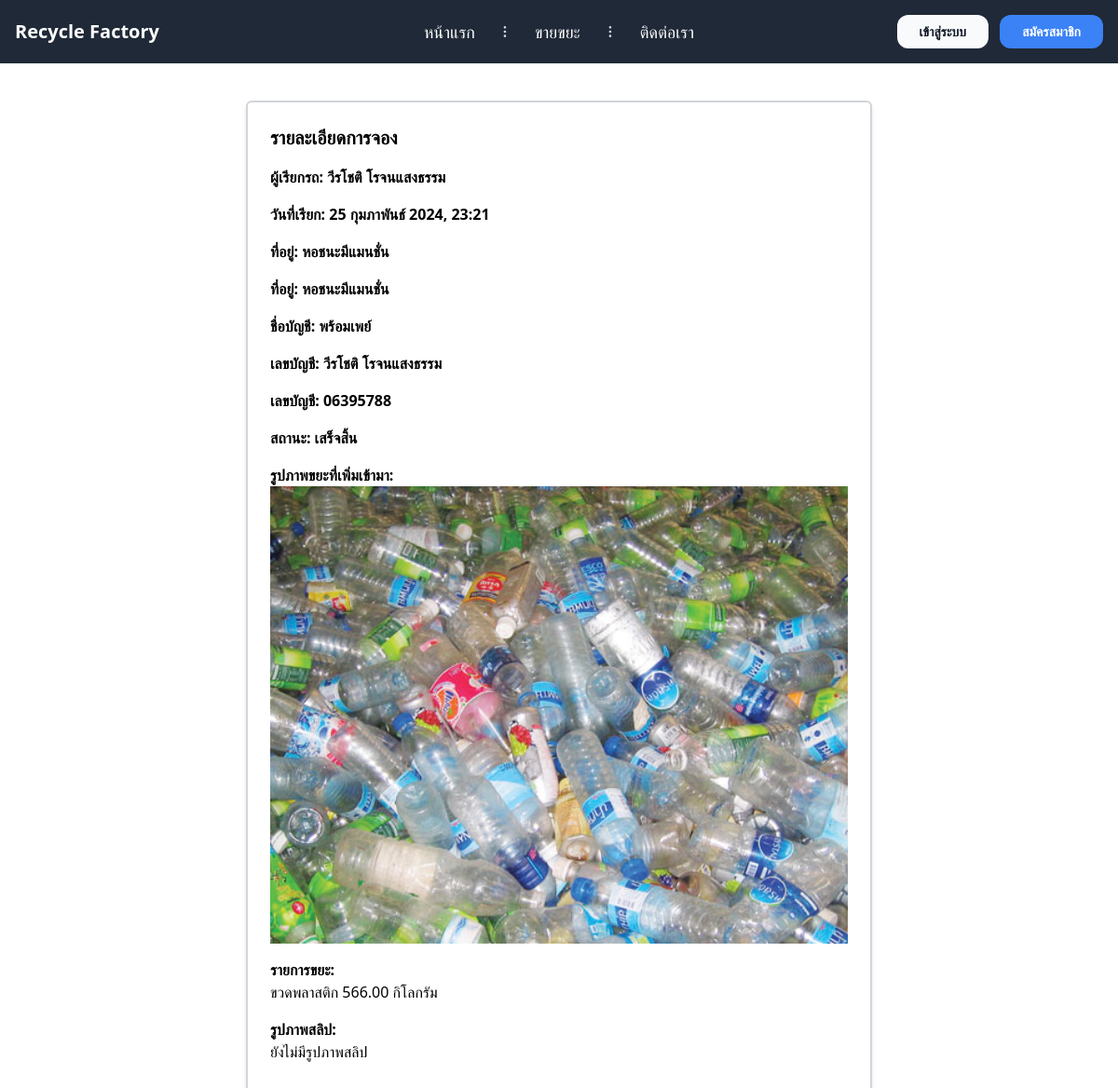
Page /Member/order/3/ on the committed database.
### Member/models.py (models this page shows, shortened)
class RecyclePurchase(models.Model):
    profile = models.ForeignKey(Profile, on_delete=models.CASCADE,null=True, blank=True)
    image = models.ImageField(upload_to='recycle_images/')
    address = models.TextField()
    map_pin = models.CharField(max_length=100)
    has_bottle = models.BooleanField(default=False)
    has_can = models.BooleanField(default=False)
    has_glass_bottle = models.BooleanField(default=False)
    has_paper = models.BooleanField(default=False)
    weight_has_bottle = models.DecimalField(max_digits=5, decimal_places=2, null=True, blank=True)
    weight_has_can = models.DecimalField(max_digits=5, decimal_places=2, null=True, blank=True)
    weight_has_glass_bottle = models.DecimalField(max_digits=5, decimal_places=2, null=True, blank=True)
    weight_has_paper = models.DecimalField(max_digits=5, decimal_places=2, null=True, blank=True)
    TYPES_CHOICES = [
        ('กำลังดำเนินการ', 'กำลังดำเนินการ'),
        ('กำลังเข้ารับ', 'กำลังเข้ารับ'),
        ('รับแล้ว', 'รับแล้ว'),
        ('ตรวจสอบขยะ', 'ตรวจสอบขยะ'),
        ('รอชำระเงิน', 'รอชำระเงิน'),
        ('เสร็จสิ้น', 'เสร็จสิ้น'),
        ('ยกเลิก', 'ยกเลิก'),
    ]
    status = models.CharField(max_length=200, choices=TYPES_CHOICES, null=True, blank=True,default=False)
    created_at = models.DateTimeField(auto_now_add=True, null=True, blank=True)
    id = models.AutoField(primary_key=True)
    slip_image = models.ImageField(upload_to='slip_image/', null=True, blank=True)  # เพิ่มฟิลด์ใหม่นี้

class Profile(models.Model):
    user = models.OneToOneField(User, on_delete=models.CASCADE, null=True, blank=True)
    first_name = models.CharField(max_length=150)
    last_name = models.CharField(max_length=150)
    address = models.TextField()
    bank = models.CharField(max_length=150)
    bank_accounts = models.CharField(max_length=350)
    bank_number = models.CharField(max_length=20)
    pass_bookQR = models.ImageField(upload_to='ImagePassBook/')
    status = models.BooleanField(default=False)
    cancel = models.BooleanField(default=False)

### Member/views.py (the view)
# urls.py: path('order/<int:order_id>/',order_detail, name='order_detail'),
def order_detail(request, order_id):
    order = get_object_or_404(RecyclePurchase, pk=order_id)
    return render(request, 'detail_purchase.html', {'order': order})

### templates/detail_purchase.html (shortened to what this page needs)
{% extends 'base.html' %}
{% load crispy_forms_tags %}
{% block content %}
<div class="container mx-auto">
    <div class="max-w-2xl mx-auto mt-10 p-6 bg-white rounded-md shadow-md border-2 border-gray-300">
        <h1 class="text-xl font-bold mb-4">รายละเอียดการจอง</h1>
        <div class="mb-4">
            <p class="font-semibold">ผู้เรียกรถ: {{ order.profile.first_name }} {{ order.profile.last_name }}</p>
        </div>
        <div class="mb-4">
            <p class="font-semibold">วันที่เรียก: {{ order.created_at }}</p>
        </div>
        <div class="mb-4">
            <p class="font-semibold">ที่อยู่: {{ order.address }}</p>
        </div>
        <div class="mb-4">
            <p class="font-semibold">ที่อยู่: {{ order.map_pin }}</p>
        </div>
        <div class="mb-4">
            <p class="font-semibold">ชื่อบัญชี: {{ order.profile.bank }}</p>
        </div>
        <div class="mb-4">
            <p class="font-semibold">เลขบัญชี: {{ order.profile.bank_accounts }}</p>
        </div>
        <div class="mb-4">
            <p class="font-semibold">เลขบัญชี: {{ order.profile.bank_number }}</p>
        </div>
        <div class="mb-4">
            <p class="font-semibold">สถานะ: {{ order.status}}</p>
        </div>
        <div class="mb-4">
            <p class="font-semibold">รูปภาพขยะที่เพิ่มเข้ามา:</p>
            <img src="{{ order.image.url }}" alt="Recycle Image" class="w-full h-auto">
        </div>
        <div class="mb-4">
            <p class="font-semibold">รายการขยะ:</p>
            <ul>
                {% if order.has_bottle %}
                    <li>ขวดพลาสติก {{ order.weight_has_bottle }} กิโลกรัม</li>
                {% endif %}
            </ul>
        </div>
        <div class="mb-4">
            <p class="font-semibold">รูปภาพสลิป:</p>
            {% if order.slip_image %}
            <a href="{% url 'slip_detail' order_id=order.id %}">ดูข้อมูลสลิป</a>
                <a href="{{ order.slip_image.url }}" target="_blank"><img src="{{ order.slip_image.url }}" alt="Slip Image" class="w-full h-auto"></a>
            {% else %}
                <p>ยังไม่มีรูปภาพสลิป</p>
            {% endif %}
        </div>
    </div>
</div>
{% endblock %}

### rows in the picture
RecyclePurchase: profile.first_name "วีรโชติ", profile.last_name "โรจนแสงธรรม", created_at "25 กุมภาพันธ์ 2024, 23:21", address "หอชนะมีแมนชั่น", map_pin "หอชนะมีแมนชั่น", profile.bank "พร้อมเพย์", profile.bank_accounts "วีรโชติ โรจนแสงธรรม", profile.bank_number "06395788", status "เสร็จสิ้น", image (picture), weight_has_bottle "566.00"
